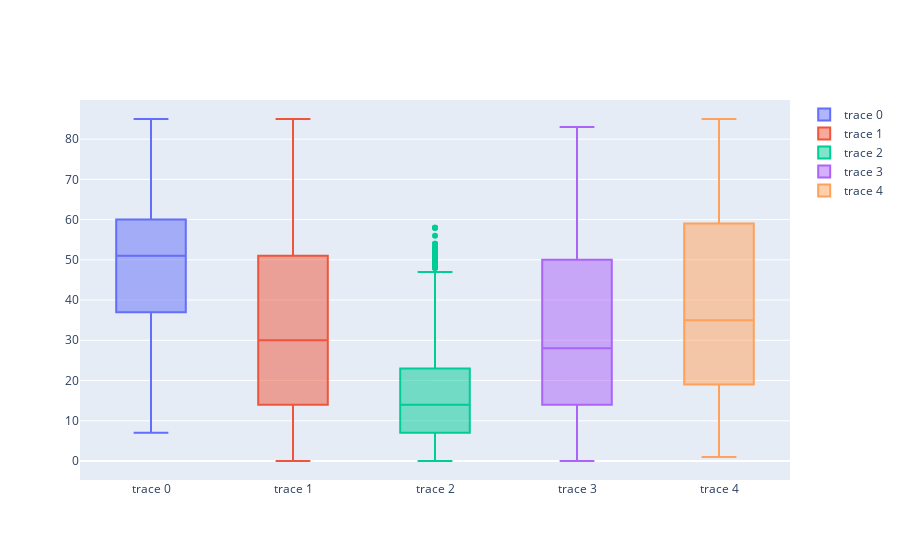

Notebook source saved alongside this figure:
### Code cell
fig = go.Figure()
fig.add_trace(go.Box(y=df_tmp[df_tmp['group'] == 0]['recency']))
fig.add_trace(go.Box(y=df_tmp[df_tmp['group'] == 1]['recency']))
fig.add_trace(go.Box(y=df_tmp[df_tmp['group'] == 2]['recency']))
fig.add_trace(go.Box(y=df_tmp[df_tmp['group'] == 3]['recency']))
fig.add_trace(go.Box(y=df_tmp[df_tmp['group'] == 4]['recency']))
fig.show()

### Figure 1 — Plotly figure (JSON) as saved in the notebook; plotly's stock layout.template omitted (floating-point values rounded to 4 significant figures; data arrays with more than 128 entries replaced by an {"elided": "..."} marker saying what was removed)
{"data": [{"type": "box", "y": {"elided": "1458 int values"}}, {"type": "box", "y": {"elided": "1514 int values"}}, {"type": "box", "y": {"elided": "1326 int values"}}, {"type": "box", "y": {"elided": "404 int values"}}, {"type": "box", "y": [10, 7, 42, 85, 58, 10, 73, 35, 39, 52, 69, 71, 64, 30, 37, 60, 59, 4, 75, 35, 37, 22, 8, 27, 14, 18, 36, 27, 59, 3, 21, 16, 19, 85, 63, 52, 50, 18, 85, 19, 22, 27, 85, 28, 59, 28, 2, 11, 42, 61, 67, 6, 52, 26, 76, 6, 11, 22, 30, 21, 30, 41, 41, 64, 7, 51, 1, 28, 38, 54, 85, 43, 36, 30, 45, 6, 28, 52, 9, 21, 74, 24, 85, 69, 20, 2]}], "layout": {}}
